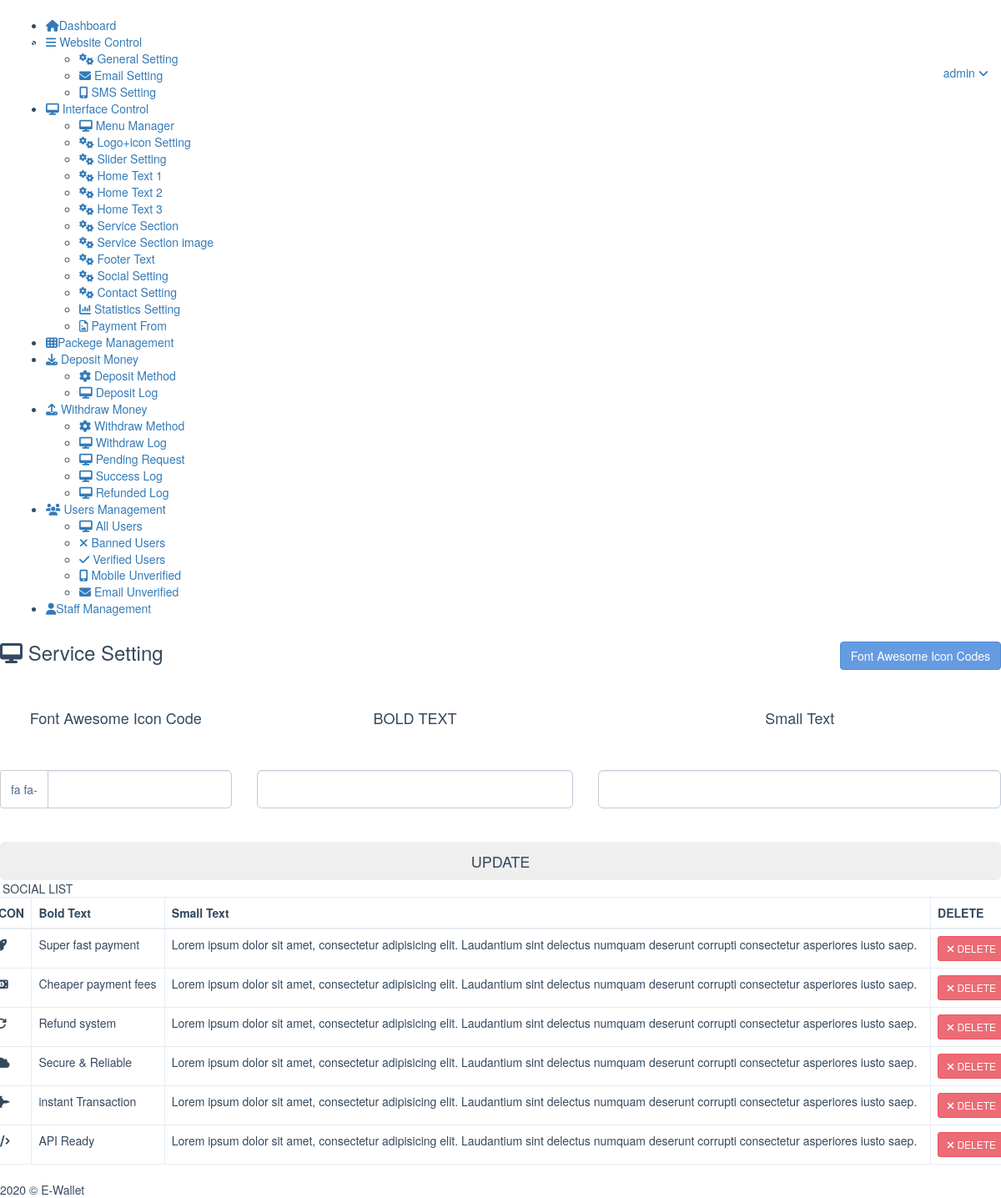
The page /admin/setservice.php (signed in) on the database its author committed.
### tables this page shows
CREATE TABLE `service` (
  `id` int(11) NOT NULL,
  `icon` varchar(255) DEFAULT NULL,
  `btxt` varchar(255) DEFAULT NULL,
  `stxt` varchar(255) DEFAULT NULL
);

CREATE TABLE `general_setting` (
  `id` int(11) NOT NULL,
  `sitetitle` varchar(255) DEFAULT NULL,
  `reg` varchar(1) DEFAULT NULL,
  `notimail` varchar(366) DEFAULT NULL,
  `emailtemp` blob DEFAULT NULL,
  `smsapi` varchar(2555) DEFAULT NULL,
  `currency` varchar(11) DEFAULT NULL,
  `cur` varchar(11) DEFAULT NULL,
  `colorcode` varchar(6) DEFAULT NULL,
  `ev` int(1) DEFAULT 0,
  `mv` int(1) DEFAULT 0,
  `deci` int(11) DEFAULT 2,
  `en` int(1) DEFAULT 1,
  `mn` int(1) DEFAULT 1,
  `cemail` varchar(255) DEFAULT NULL,
  `cmobile` varchar(255) DEFAULT NULL,
  `clocation` varchar(255) DEFAULT NULL
);

### admin/setservice.php (the view, shortened to what this page needs)
<?php
include ('include/header.php');
?>
</head>
<body class="page-header-fixed page-sidebar-closed-hide-logo">
<?php
include ('include/sidebar.php');
?>
<div class="page-content-wrapper">
<div class="page-content">
<h3 class="page-title  uppercase bold"> <i class="fa fa-desktop"></i> Service Setting
<a href="http://fontawesome.io/icons/" target="_blank" class="btn btn-info pull-right">Font Awesome Icon Codes</a>
</h3>
<hr>
<div class="row">
<div class="col-md-12">
<div class="portlet light bordered">
<div class="portlet-body form">
<form class="form-horizontal" action="" method="post" role="form">
<div class="form-body">
<div class="row">
<div class="col-md-3">
<b class="btn green btn-outline btn-lg btn-block sbold uppercase">Font Awesome Icon Code</b>
</div>
<div class="col-md-4">
<b class="btn green btn-outline btn-lg btn-block sbold uppercase">BOLD TEXT</b>
</div>
<div class="col-md-5">
<b class="btn green btn-outline btn-lg btn-block sbold uppercase">Small Text</b>
</div>
</div>
<br><br>
<div class="row">
<div class="col-md-3">
<div class="input-group mb15">
<span class="input-group-addon">fa fa-</span>
<input class="form-control input-lg" name="icon" type="text">
</div>
</div>
<div class="col-md-4">
<input class="form-control input-lg" name="btxt" type="text">
</div>
<div class="col-md-5">
<input class="form-control input-lg" name="stxt" type="text">
</div>
</div>
<br><br>
<div class="row">
<div class="col-md-12">
<button type="submit" class="btn blue btn-block btn-lg">UPDATE</button>
</div>
</div>
</div>
</form>
</div>
</div>
</div>
</div>
<div class="row">
<div class="portlet box green">
<div class="portlet-title">
<div class="caption"><i class="fa fa-list"></i> SOCIAL LIST</div>
</div>
<div class="portlet-body">
<div class="table-scrollable">
<table class="table table-bordered table-hover">
<thead>
<tr>
<th> ICON </th>
<th> Bold Text </th>
<th> Small Text </th>
<th> DELETE </th>
</tr>
</thead>
<tbody>
<?php
$ddaa =$db->query("SELECT id, icon, btxt, stxt FROM service ORDER BY id");
while ($data = $ddaa->fetch()){
echo "
<tr id='$data[0]'>
<td><i class='fa fa-$data[1]'></i></td>
<td>$data[2]</td>
<td>$data[3]</td>
<td>
<button type=\"button\" class=\"btn btn-danger btn-sm delete_button\"
data-toggle=\"modal\" data-target=\"#DelModal\"
data-id=\"$data[0]\">
<i class=\"fa fa-times\"></i> DELETE
</button>
</td>
</tr>";
}
?>
</tbody>
</table>
</div>
</div>
</div>
</div>
</div>
</div>
</div>
<?php
include ('include/footer.php');
?>
</body>
</html>

### admin/include/footer.php (shortened to what this page needs)
<div class="page-footer">
<div class="page-footer-inner"> <?php echo date("Y"); ?> &copy; <?php echo $gen[0]; ?></div>
</div>

### rows shown on the page
service: btxt "Super fast payment", stxt "Lorem ipsum dolor sit amet, consectetur adipisicing elit. Laudantium sint delectus numquam deserunt corrupti consectetur asperiores iusto saep."
service: btxt "Cheaper payment fees", stxt "Lorem ipsum dolor sit amet, consectetur adipisicing elit. Laudantium sint delectus numquam deserunt corrupti consectetur asperiores iusto saep."
service: btxt "Refund system", stxt "Lorem ipsum dolor sit amet, consectetur adipisicing elit. Laudantium sint delectus numquam deserunt corrupti consectetur asperiores iusto saep."
service: btxt "Secure & Reliable", stxt "Lorem ipsum dolor sit amet, consectetur adipisicing elit. Laudantium sint delectus numquam deserunt corrupti consectetur asperiores iusto saep."
service: btxt "instant Transaction", stxt "Lorem ipsum dolor sit amet, consectetur adipisicing elit. Laudantium sint delectus numquam deserunt corrupti consectetur asperiores iusto saep."
service: btxt "API Ready", stxt "Lorem ipsum dolor sit amet, consectetur adipisicing elit. Laudantium sint delectus numquam deserunt corrupti consectetur asperiores iusto saep."
general_setting: sitetitle "E-Wallet"

### other values the page prints
$user "admin"
